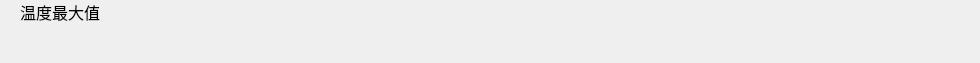
<?xml version="1.0" encoding="UTF-8"?>
<ui version="4.0">
 <class>RSet_EnvItemWid</class>
 <widget class="QWidget" name="RSet_EnvItemWid">
  <property name="geometry">
   <rect>
    <x>0</x>
    <y>0</y>
    <width>980</width>
    <height>63</height>
   </rect>
  </property>
  <property name="windowTitle">
   <string>Form</string>
  </property>
  <layout class="QHBoxLayout" name="horizontalLayout_2">
   <property name="spacing">
    <number>0</number>
   </property>
   <property name="leftMargin">
    <number>0</number>
   </property>
   <property name="topMargin">
    <number>0</number>
   </property>
   <property name="rightMargin">
    <number>0</number>
   </property>
   <property name="bottomMargin">
    <number>0</number>
   </property>
   <item>
    <layout class="QHBoxLayout" name="horizontalLayout">
     <property name="spacing">
      <number>0</number>
     </property>
     <item>
      <widget class="QLabel" name="label">
       <property name="minimumSize">
        <size>
         <width>120</width>
         <height>0</height>
        </size>
       </property>
       <property name="maximumSize">
        <size>
         <width>120</width>
         <height>16777215</height>
        </size>
       </property>
       <property name="font">
        <font>
         <family>微软雅黑</family>
         <pointsize>12</pointsize>
        </font>
       </property>
       <property name="frameShadow">
        <enum>QFrame::Plain</enum>
       </property>
       <property name="text">
        <string>温度最大值</string>
       </property>
       <property name="alignment">
        <set>Qt::AlignHCenter|Qt::AlignTop</set>
       </property>
       <property name="wordWrap">
        <bool>false</bool>
       </property>
       <property name="margin">
        <number>10</number>
       </property>
      </widget>
     </item>
     <item>
      <widget class="QWidget" name="widget_1" native="true">
       <property name="sizePolicy">
        <sizepolicy hsizetype="Preferred" vsizetype="Preferred">
         <horstretch>0</horstretch>
         <verstretch>0</verstretch>
        </sizepolicy>
       </property>
       <property name="font">
        <font>
         <pointsize>12</pointsize>
        </font>
       </property>
      </widget>
     </item>
     <item>
      <widget class="QWidget" name="widget_2" native="true">
       <property name="sizePolicy">
        <sizepolicy hsizetype="Preferred" vsizetype="Preferred">
         <horstretch>0</horstretch>
         <verstretch>0</verstretch>
        </sizepolicy>
       </property>
       <property name="font">
        <font>
         <pointsize>12</pointsize>
        </font>
       </property>
      </widget>
     </item>
     <item>
      <widget class="QWidget" name="widget_3" native="true">
       <property name="sizePolicy">
        <sizepolicy hsizetype="Preferred" vsizetype="Preferred">
         <horstretch>0</horstretch>
         <verstretch>0</verstretch>
        </sizepolicy>
       </property>
       <property name="font">
        <font>
         <pointsize>12</pointsize>
        </font>
       </property>
      </widget>
     </item>
     <item>
      <widget class="QWidget" name="widget_4" native="true">
       <property name="sizePolicy">
        <sizepolicy hsizetype="Preferred" vsizetype="Preferred">
         <horstretch>0</horstretch>
         <verstretch>0</verstretch>
        </sizepolicy>
       </property>
       <property name="font">
        <font>
         <pointsize>12</pointsize>
        </font>
       </property>
      </widget>
     </item>
    </layout>
   </item>
  </layout>
 </widget>
 <resources/>
 <connections/>
</ui>
